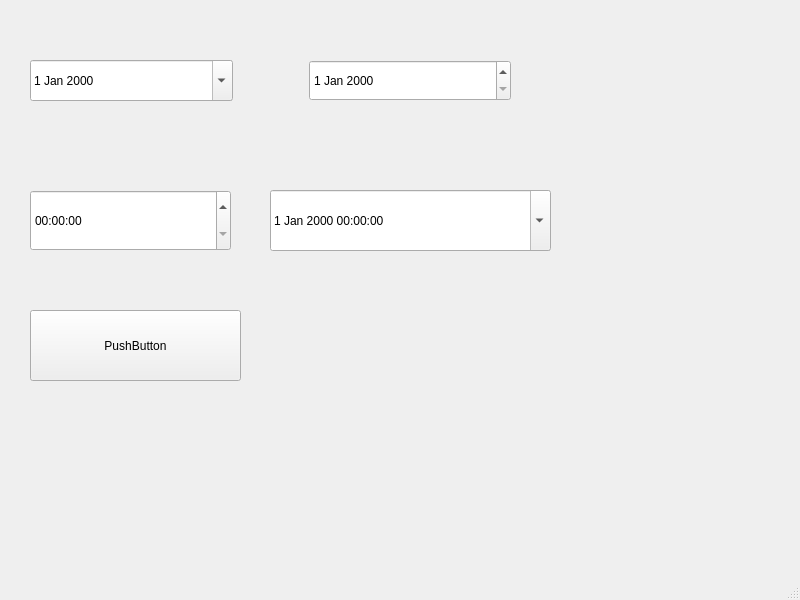
<?xml version="1.0" encoding="UTF-8"?>
<ui version="4.0">
 <class>MainWindow</class>
 <widget class="QMainWindow" name="MainWindow">
  <property name="geometry">
   <rect>
    <x>0</x>
    <y>0</y>
    <width>800</width>
    <height>600</height>
   </rect>
  </property>
  <property name="windowTitle">
   <string>MainWindow</string>
  </property>
  <widget class="QWidget" name="centralwidget">
   <widget class="QTimeEdit" name="timeEdit">
    <property name="geometry">
     <rect>
      <x>30</x>
      <y>190</y>
      <width>201</width>
      <height>61</height>
     </rect>
    </property>
    <property name="calendarPopup">
     <bool>false</bool>
    </property>
   </widget>
   <widget class="QDateTimeEdit" name="dateTimeEdit">
    <property name="geometry">
     <rect>
      <x>270</x>
      <y>190</y>
      <width>281</width>
      <height>61</height>
     </rect>
    </property>
    <property name="calendarPopup">
     <bool>true</bool>
    </property>
   </widget>
   <widget class="QPushButton" name="btnCalculate">
    <property name="geometry">
     <rect>
      <x>30</x>
      <y>310</y>
      <width>211</width>
      <height>71</height>
     </rect>
    </property>
    <property name="text">
     <string>PushButton</string>
    </property>
   </widget>
   <widget class="QWidget" name="">
    <property name="geometry">
     <rect>
      <x>30</x>
      <y>60</y>
      <width>481</width>
      <height>41</height>
     </rect>
    </property>
    <layout class="QHBoxLayout" name="horizontalLayout">
     <item>
      <widget class="QDateEdit" name="dateStart">
       <property name="sizePolicy">
        <sizepolicy hsizetype="Minimum" vsizetype="Preferred">
         <horstretch>0</horstretch>
         <verstretch>0</verstretch>
        </sizepolicy>
       </property>
       <property name="calendarPopup">
        <bool>true</bool>
       </property>
      </widget>
     </item>
     <item>
      <spacer name="horizontalSpacer">
       <property name="orientation">
        <enum>Qt::Horizontal</enum>
       </property>
       <property name="sizeType">
        <enum>QSizePolicy::Fixed</enum>
       </property>
       <property name="sizeHint" stdset="0">
        <size>
         <width>70</width>
         <height>20</height>
        </size>
       </property>
      </spacer>
     </item>
     <item>
      <widget class="QDateEdit" name="dateEnd">
       <property name="sizePolicy">
        <sizepolicy hsizetype="Minimum" vsizetype="Preferred">
         <horstretch>0</horstretch>
         <verstretch>0</verstretch>
        </sizepolicy>
       </property>
      </widget>
     </item>
    </layout>
   </widget>
  </widget>
  <widget class="QMenuBar" name="menubar">
   <property name="geometry">
    <rect>
     <x>0</x>
     <y>0</y>
     <width>800</width>
     <height>26</height>
    </rect>
   </property>
  </widget>
  <widget class="QStatusBar" name="statusbar"/>
 </widget>
 <resources/>
 <connections/>
</ui>
